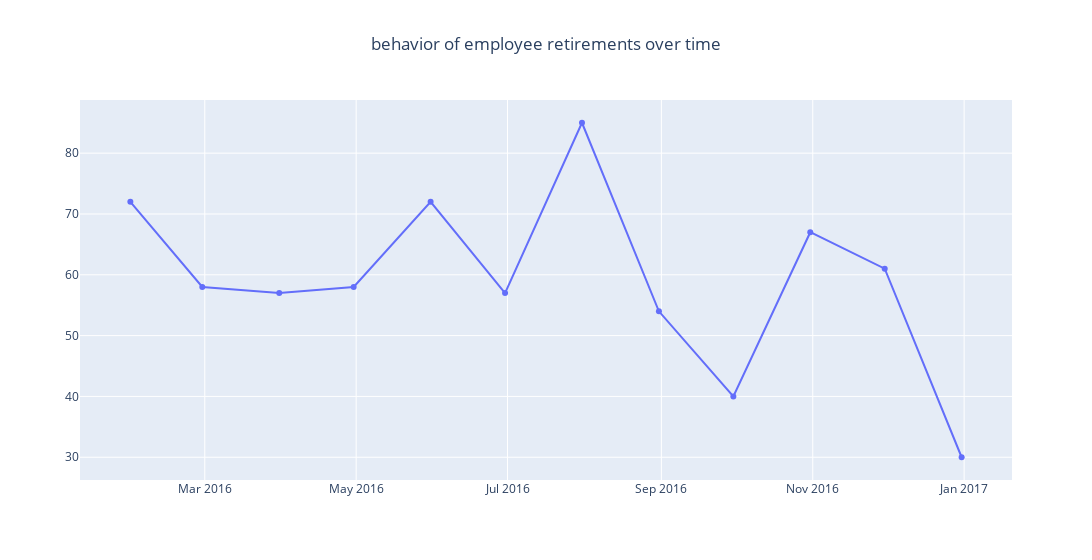

Notebook code cell kept with this figure:
### Code cell
#Comportamiento de los retiros a través del tiempo por meses
base1 =base.resample('1M', on='retirementDate').sum().reset_index()
fig = go.Figure()

fig.add_trace(go.Scatter(
    x=base1.retirementDate,
    y=base1.Attrition,
    name = 'behavior of employee retirements over time'
))
fig.update_layout(title_text='behavior of employee retirements over time', title_x=0.5, width=1200)
fig.show()

### Figure 1 — Plotly figure (JSON) as saved in the notebook; plotly's stock layout.template omitted (floating-point values rounded to 4 significant figures)
{"data": [{"name": "behavior of employee retirements over time", "type": "scatter", "x": ["2016-01-31T00:00:00", "2016-02-29T00:00:00", "2016-03-31T00:00:00", "2016-04-30T00:00:00", "2016-05-31T00:00:00", "2016-06-30T00:00:00", "2016-07-31T00:00:00", "2016-08-31T00:00:00", "2016-09-30T00:00:00", "2016-10-31T00:00:00", "2016-11-30T00:00:00", "2016-12-31T00:00:00"], "y": [72, 58, 57, 58, 72, 57, 85, 54, 40, 67, 61, 30]}], "layout": {"title": {"text": "behavior of employee retirements over time", "x": 0.5}, "width": 1200}}
